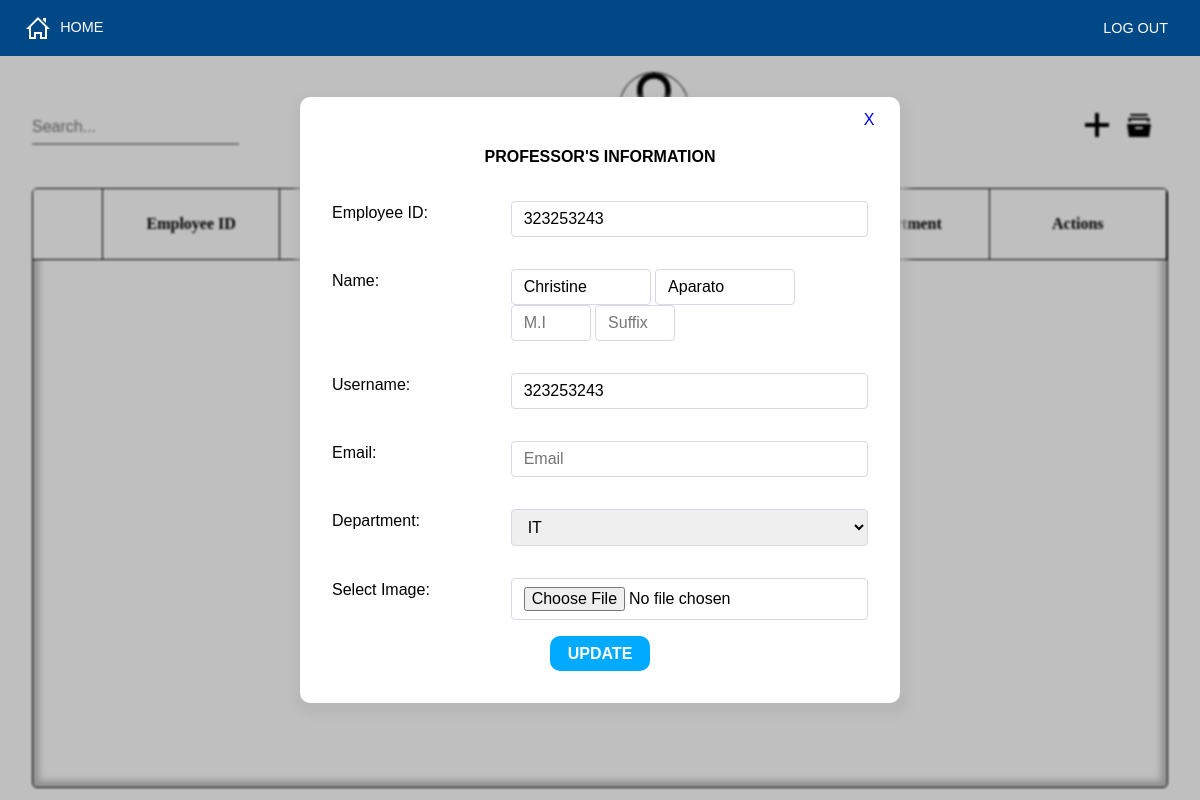
/professors.php?id=31 (signed in), run on the app's committed database.
### tables this page shows
CREATE TABLE `professors` (
  `id` int(11) NOT NULL,
  `emp_no` int(11) NOT NULL,
  `last_name` tinytext NOT NULL,
  `first_name` tinytext NOT NULL,
  `middle_initial` tinytext NOT NULL,
  `suffix` tinytext NOT NULL,
  `dept_id` int(11) NOT NULL,
  `user_id` int(11) NOT NULL,
  `prof_active` tinyint(1) NOT NULL DEFAULT 1,
  `prof_img` text NOT NULL
);

CREATE TABLE `users` (
  `user_id` int(11) NOT NULL,
  `username` varchar(25) NOT NULL,
  `email` text DEFAULT NULL,
  `password` text NOT NULL,
  `role_level` int(11) NOT NULL,
  `is_active` tinyint(1) NOT NULL DEFAULT 1
);

### classes/dbh.class.php (called while the page is built, shortened)
<?php
class Dbh
{
   private $host = "localhost";
   private $user = "root";
   private $pwd = "";
   private $dbName = "ClassSchedulingSystem";
   protected function connect()
   {
      try {
         $dsn = 'mysql:host=' . $this->host . ';dbname=' . $this->dbName;
         $pdo = new PDO($dsn, $this->user, $this->pwd);
         $pdo->setAttribute(PDO::ATTR_DEFAULT_FETCH_MODE, PDO::FETCH_ASSOC);
         return $pdo;
      } catch (PDOException $e) {
         trigger_error("Error: " . $e->getMessage());
      }
   }
}

### classes/professors.class.php (called while the page is built, shortened)
<?php
class Professors extends Dbh
{
   protected function getProfessorByID($id)
   {
      $sql = "SELECT * FROM professors INNER JOIN users ON professors.user_id = users.user_id WHERE id = ?";
      $stmt = $this->connect()->prepare($sql);
      $stmt->execute([$id]);
      $result = $stmt->fetchAll();
      return $result;
   }
}

### includes/autoloader.inc.php (called while the page is built, shortened)
<?php
   function myAutoLoader($className){
      $path = "./classes/";
      $extension = '.class.php';
      $fullPath = $path . $className . $extension;
   }

### classes/departments.class.php (called while the page is built, shortened)
<?php
class Departments extends Dbh
{
   protected function getDepartments($type, $state)
   {
      $sql = 'SELECT * FROM departments WHERE dept_type = ? AND dept_active = ?';
      try {
         $stmt = $this->connect()->prepare($sql);
         $stmt->execute([$type, $state]);
         $result = $stmt->fetchAll();
         return $result;
      } catch (PDOException $e) {
         trigger_error("Error: " . $e->getMessage());
      }
   }
}

### classes/departmentsview.class.php (called while the page is built, shortened)
<?php
class DepartmentsView extends Departments
{
   public function FetchDepts($type, $state)
   {
      $results = $this->getDepartments($type, $state);
      return $results;
   }
}

### layouts/professors.form.php (the view, shortened to what this page needs)
<?php
include_once './includes/autoloader.inc.php';
$button = "submit";
if (isset($_GET['id']) && !empty($_GET['id'])) {
   $id = $_GET['id'];
   $profView = new ProfessorsView();
   $result = $profView->FetchProfessorByID($id);
   $prof = $result[0];
   $button = "update";
}
$empID = (!empty($_GET['empID'])) ? $_GET['empID'] : $prof['emp_no'];
$firstName = (!empty($_GET['firstName'])) ? $_GET['firstName'] : $prof['first_name'];
$lastName = (!empty($_GET['lastName'])) ? $_GET['lastName'] : $prof['last_name'];
$middleName = (!empty($_GET['middleInitial'])) ? $_GET['middleInitial'] : $prof['middle_name'];
$suffix = (!empty($_GET['suffix'])) ? $_GET['suffix'] : $prof['suffix'];
$username = (!empty($_GET['username'])) ? $_GET['username'] : $prof['username'];
$email = (!empty($_GET['email'])) ? $_GET['email'] : $prof['email'];
?>
<form action='./includes/professors.inc.php' class='module__Form' method='POST' enctype="multipart/form-data">
   <a href="professors.php" class='form__Close'>X</a>
   <label class='form__Title'>Professor's Information</label>
   <div class="form__Container">
      <label for='' class='form__Label'>Employee ID:</label>
      <div class="form__Input">
         <input id="empID" type='text' value='<?php echo $empID ?? '' ?>' name='empID' placeholder='Employee ID' required>
      </div>
   </div>
   <div class="form__Container">
      <label for='' class='form__Label'>Name:</label>
      <div class="form__Input">
         <input class='name' type='text' value='<?php echo $firstName ?? '' ?>' name='firstName' placeholder='First Name' required>
         <input class='name' type='text' value='<?php echo $lastName ?? '' ?>' name='lastName' placeholder='Last Name' required>
         <input class='name--short' type='text' value='<?php echo $middleName ?? '' ?>' name='middleInitial' placeholder='M.I'>
         <input class='name--short' type='text' value='<?php echo $suffix ?? '' ?>' name='suffix' placeholder='Suffix'>
      </div>
   </div>
   <div class="form__Container">
      <label for='' class='form__Label'>Username:</label>
      <div class="form__Input">
         <input id="userName" type='text' value='<?php echo $username ?? '' ?>' name='username' placeholder='Username' required>
      </div>
   </div>
   <div class="form__Container">
      <label class='form__Label'>Email:</label>
      <div class="form__Input">
         <input type='text' value='<?php echo $email ?? '' ?>' name='email' placeholder='Email'>
      </div>
   </div>
   <div class="form__Container">
      <label for='' class='form__Label'>Department:</label>
      <div class="form__Input">
         <select name='deptID' id='formSelect'>
            <?php
            $deptView = new DepartmentsView();
            $departments = $deptView->FetchDepts("Faculty", 1);
            foreach ($departments as $dept) {
               $selected = ($prof['dept_id'] == $dept['dept_id']) ? 'selected' : '';
               echo "<option class='form__Option' value='" . $dept['dept_id'] . "' " . $selected . ">" . $dept['dept_name'] . "</option>";
            }
            ?>
         </select>
      </div>
   </div>
   <div class="form__Container">
      <label for='' class='form__Label'>Select Image:</label>
      <div class="form__Input">
         <input id='image' type='file' value='<?php echo $prof['username'] ?? '' ?>' name='image' accept="image/*">
      </div>
   </div>
   <button class='form__Button' type='submit' name='<?php echo $button ?>'><?php echo $button ?></button>
</form>

### layouts/__header.php (shortened to what this page needs)
<?php
include './includes/autoloader.inc.php';
?>
<!DOCTYPE html>
<html lang="en">
<head>
   <link rel="stylesheet" href="./styles/admin.css" />
</head>
<body>
   <nav class="nav">
      <?php
      $url = $_SERVER['REQUEST_URI'];
      if (!strpos($url, "dashboard")) {
         echo "<a href='dashboard.php' class='button back'><img src='drawables/icons/home.svg' /><span>HOME</span></a>";
      }
      ?>
      <form class="nav__Button" action="./includes/logout.inc.php" method="POST">
         <button type="submit" name="logout-Button" class="button">LOG OUT</button>
      </form>
   </nav>

### professors.php (shortened to what this page needs)
<?php
include_once './layouts/__header.php';
$state = isset($_GET['archive']) ? 0 : 1;
?>
<main class='professors module'>
   <div class="module__Header">
      <form class="liveSearch__Form">
         <input id="liveSearch" type="search" name="searchProf" placeholder="Search...">
      </form>
      <div class="module__Logo">
         <a href='?#' class="button">Professors</a>
      </div>
      <div class="module__Links">
         <?php
         if (!isset($_GET['archive'])) {
            echo "   <a href='?add'><img src='drawables/icons/add.svg' alter='Add' />
            <span>Add</span>
            </a>";
            echo "<a href='?archive'><img src='drawables/icons/archive.svg' alter='Archive' />
            <span>Archive</span>
            </a>";
         } else {
            echo "<a class= 'module__Return' href='?'><img src='drawables/icons/return.svg'/>BACK</a>";
         }
         ?>
      </div>
   </div>
   <div class='professors__Container module__Container'>
      <?php
      $profView = new ProfessorsView();
      $results = $profView->FetchProfessorsByState($state);
      $profView->DisplayProfessors($results);
      ?>
   </div>
   <?php
   if (isset($_GET['add']) || isset($_GET['id'])) {
      include_once './layouts/professors.form.php';
   }
   ?>
</main>
<?php
include_once './layouts/__footer.php';
?>

### classes/professorsview.class.php (shortened to what this page needs)
<?php
class ProfessorsView extends Professors
{
   public function FetchProfessorByID($id)
   {
      $result = $this->getProfessorByID($id);
      return $result;
   }
   public function DisplayProfessors($results)
   {
      echo "<ul class='module__List module__Title'>
               <li class='module__Item'></li>
               <li class='module__Item'>Employee ID</li>
               <li class='module__Item'>Employee Name</li>
               <li class='module__Item'>Department</li>
               <li class='module__Item'>Actions</li>
            </ul>";
   }
}

### layouts/__footer.php
   </body>
</html>

### data on the page
professors: empID "323253243", firstName "Christine", lastName "Aparato", username "323253243"

### other printed values
$button "UPDATE"
form field deptID "IT"
